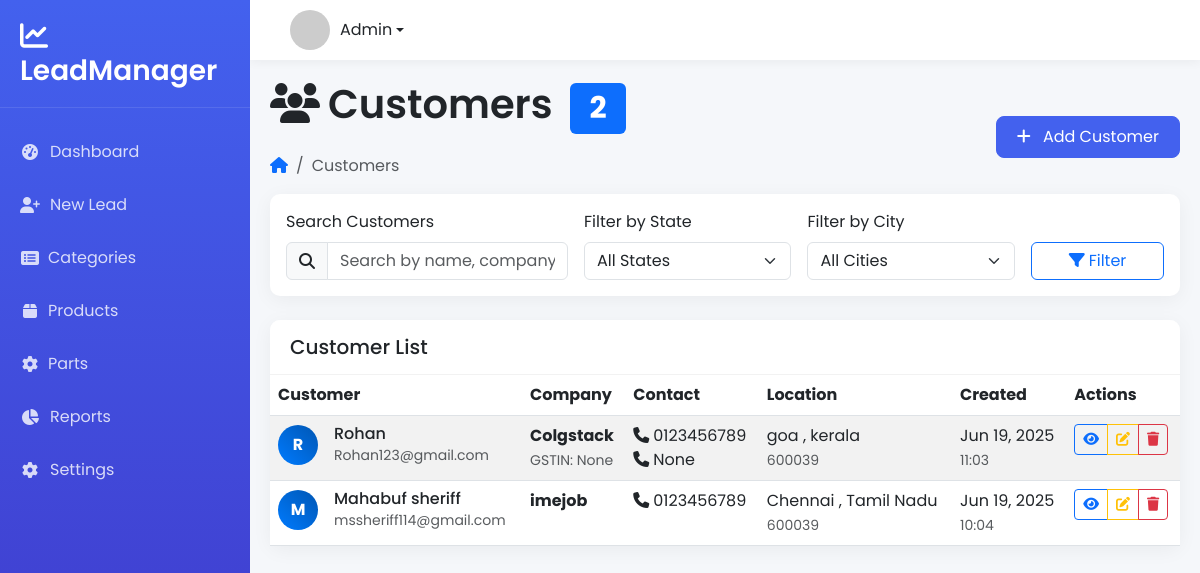
The app's page /customers/ (signed in) with its own data.
### leads/models.py (models this page shows, shortened)
class Customer(models.Model):
    company_name = models.CharField(max_length=200, blank=True, null=True)
    customer_name = models.CharField(max_length=200)
    phone_number = models.CharField(max_length=15)
    phone_number_2 = models.CharField(max_length=15, blank=True, null=True)
    email = models.EmailField(blank=True, null=True)
    gstin = models.CharField(max_length=20, blank=True, null=True)
    address_line_1 = models.TextField(blank=True, null=True)
    address_line_2 = models.TextField(blank=True, null=True)
    city = models.CharField(max_length=100, blank=True, null=True)
    state = models.CharField(max_length=100, blank=True, null=True)
    pincode = models.CharField(max_length=10, blank=True, null=True)
    company_website = models.URLField(blank=True, null=True)
    created_by = models.ForeignKey(User, on_delete=models.CASCADE)
    created_at = models.DateTimeField(auto_now_add=True)
    updated_at = models.DateTimeField(auto_now=True)
    class Meta:
        verbose_name = "Customer"
        verbose_name_plural = "Customers"
        ordering = ['-created_at']

### leads/views.py (the view, shortened to what this page needs)
# urls.py: path('customers/', views.customer_list, name='customer_list'),
@login_required
def customer_list(request):
    customers = Customer.objects.all()
    search_query = request.GET.get('search', '')
    state_filter = request.GET.get('state', '')
    if state_filter:
        customers = customers.filter(state__icontains=state_filter)
    city_filter = request.GET.get('city', '')
    if city_filter:
        customers = customers.filter(city__icontains=city_filter)
    states = Customer.objects.exclude(state__isnull=True).exclude(state='').values_list('state', flat=True).distinct().order_by('state')
    cities = Customer.objects.exclude(city__isnull=True).exclude(city='').values_list('city', flat=True).distinct().order_by('city')
    paginator = Paginator(customers, 10)
    page_number = request.GET.get('page')
    page_obj = paginator.get_page(page_number)
    return render(request, 'customer_list.html', {
        'customers': page_obj,
        'search_query': search_query,
        'state_filter': state_filter,
        'city_filter': city_filter,
        'states': states,
        'cities': cities,
        'total_customers': Customer.objects.count(),
    })

### leads/templates/customer_list.html (shortened to what this page needs)
{% extends "base.html" %}
{% block content %}
<div class="page-header">
    <div class="d-flex justify-content-between align-items-center">
        <div>
            <h1 class="page-title">
                <i class="fas fa-users me-2"></i>Customers
                <span class="badge bg-primary ms-2">{{ total_customers }}</span>
            </h1>
            <nav aria-label="breadcrumb" class="d-none d-md-block">
                <ol class="breadcrumb">
                    <li class="breadcrumb-item"><a href="{% url 'dashboard' %}"><i class="fas fa-home"></i></a></li>
                    <li class="breadcrumb-item active" aria-current="page">Customers</li>
                </ol>
            </nav>
        </div>
        <div>
            <a href="{% url 'add_customer' %}" class="btn btn-primary">
                <i class="fas fa-plus me-2 d-none d-sm-inline"></i>
                <span class="d-none d-sm-inline">Add Customer</span>
            </a>
        </div>
    </div>
</div>
<div class="card mb-4">
    <div class="card-body">
        <form method="get" class="row g-3">
            <div class="col-md-4 d-none d-md-block">
                <label for="search" class="form-label">Search Customers</label>
                <div class="input-group">
                    <span class="input-group-text"><i class="fas fa-search"></i></span>
                    <input type="text" class="form-control" id="search" name="search"
                           value="{{ search_query }}" placeholder="Search by name, company, phone...">
                </div>
            </div>
            <div class="col-md-3 d-none d-md-block">
                <label for="state" class="form-label">Filter by State</label>
                <select class="form-select" id="state" name="state">
                    <option value="">All States</option>
                </select>
            </div>
            <div class="col-md-3 d-none d-md-block">
                <label for="city" class="form-label">Filter by City</label>
                <select class="form-select" id="city" name="city">
                    <option value="">All Cities</option>
                </select>
            </div>
            <div class="col-12 col-md-2">
                <label class="form-label d-none d-md-block">&nbsp;</label>
                <div class="d-grid">
                    <button type="submit" class="btn btn-outline-primary">
                        <i class="fas fa-filter me-1"></i>Filter
                    </button>
                </div>
            </div>
        </form>
    </div>
</div>
<div class="card">
    <div class="card-header">
        <h5 class="card-title mb-0">Customer List</h5>
    </div>
    <div class="card-body p-0">
        {% if customers %}
            <div class="table-responsive d-none d-lg-block">
                <table class="table table-hover table-striped mb-0">
                    <thead class="bg-light">
                        <tr>
                            <th>Customer</th>
                            <th>Company</th>
                            <th>Contact</th>
                            <th>Location</th>
                            <th>Created</th>
                            <th>Actions</th>
                        </tr>
                    </thead>
                    <tbody>
                        {% for customer in customers %}
                            <tr>
                                <td>
                                    <div class="d-flex align-items-center">
                                        <div class="avatar-circle me-3">
                                            {{ customer.customer_name|first|upper }}
                                        </div>
                                        <div>
                                            <h6 class="mb-0">{{ customer.customer_name }}</h6>
                                            {% if customer.email %}
                                                <small class="text-muted">{{ customer.email }}</small>
                                            {% endif %}
                                        </div>
                                    </div>
                                </td>
                                <td>
                                    {% if customer.company_name %}
                                        <span class="fw-bold">{{ customer.company_name }}</span>
                                        {% if customer.gstin %}
                                            <br><small class="text-muted">GSTIN: {{ customer.gstin }}</small>
                                        {% endif %}
                                    {% else %}
                                        <span class="text-muted">Individual</span>
                                    {% endif %}
                                </td>
                                <td>
                                    <div>
                                        <i class="fas fa-phone me-1"></i>{{ customer.phone_number }}
                                        {% if customer.phone_number_2 %}
                                            <br><i class="fas fa-phone me-1"></i>{{ customer.phone_number_2 }}
                                        {% endif %}
                                    </div>
                                </td>
                                <td>
                                    {% if customer.city or customer.state %}
                                        <div>
                                            {% if customer.city %}{{ customer.city }}{% endif %}
                                            {% if customer.city and customer.state %}, {% endif %}
                                            {% if customer.state %}{{ customer.state }}{% endif %}
                                        </div>
                                        {% if customer.pincode %}
                                            <small class="text-muted">{{ customer.pincode }}</small>
                                        {% endif %}
                                    {% else %}
                                        <span class="text-muted">Not specified</span>
                                    {% endif %}
                                </td>
                                <td>
                                    <div>{{ customer.created_at|date:"M d, Y" }}</div>
                                    <small class="text-muted">{{ customer.created_at|date:"H:i" }}</small>
                                </td>
                                <td>
                                    <div class="btn-group" role="group">
                                        <a href="{% url 'customer_detail' customer.id %}"
                                           class="btn btn-sm btn-outline-primary" title="View Details">
                                            <i class="fas fa-eye"></i>
                                        </a>
                                        <a href="{% url 'edit_customer' customer.id %}" class="btn btn-sm btn-outline-warning" title="Edit">
                                            <i class="fas fa-edit"></i>
                                        </a>
                                        <button type="button" class="btn btn-sm btn-outline-danger"
                                                title="Delete" onclick="confirmDelete('{{ customer.id }}', '{{ customer.customer_name }}')">
                                            <i class="fas fa-trash"></i>
                                        </button>
                                    </div>
                                </td>
                            </tr>
                        {% endfor %}
                    </tbody>
                </table>
            </div>
        {% else %}
            <div class="p-4">
                <p class="mb-0 text-muted text-center">No customers found.</p>
            </div>
        {% endif %}
    </div>
</div>
{% endblock %}

### leads/templates/base.html (style rules this page uses)
:root { --primary-color: #4361ee; --secondary-color: #3f37c9; --accent-color: #4895ef; --light-color: #f8f9fa; --dark-color: #212529; --sidebar-width: 250px; --header-height: 60px; }
body { font-family: 'Poppins', sans-serif; background-color: #f5f7fa; color: #4a4a4a; min-height: 100vh; display: flex; flex-direction: column; }
.card { border: none; border-radius: 10px; box-shadow: 0 4px 20px rgba(0, 0, 0, 0.05); margin-bottom: 20px; transition: all 0.3s; }
.card-header { background-color: white; border-bottom: 1px solid rgba(0, 0, 0, 0.05); font-weight: 600; padding: 15px 20px; border-radius: 10px 10px 0 0 !important; }
.btn-primary { background-color: var(--primary-color); border-color: var(--primary-color); padding: 8px 20px; border-radius: 8px; }
.page-title { font-weight: 600; margin-bottom: 20px; color: var(--dark-color); }

### leads/templates/customer_list.html (style rules this page uses)
.avatar-circle { width: 40px; height: 40px; border-radius: 50%; background: linear-gradient(45deg, #007bff, #0056b3); display: flex; align-items: center; justify-content: center; color: white; font-weight: bold; font-size: 16px; }

### records on screen
Customer: customer_name|first "R", customer_name "Rohan", email "Rohan123@gmail.com", company_name "Colgstack", gstin "None", phone_number "0123456789", phone_number_2 "None", city "goa", state "kerala", pincode "600039", created_at "Jun 19, 2025", created_at "11:03"
Customer: customer_name|first "M", customer_name "Mahabuf sheriff", email "mssheriff114@gmail.com", company_name "imejob", phone_number "0123456789", city "Chennai", state "Tamil Nadu", pincode "600039", created_at "Jun 19, 2025", created_at "10:04"

### other values on screen
{{ total_customers }} "2"
